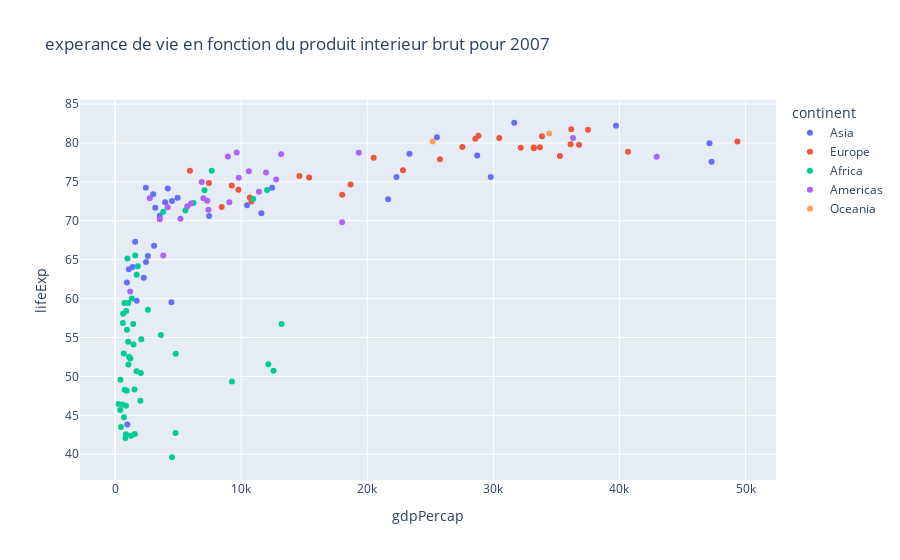

The notebook cell this image was saved under:
### Code cell
# colorier les points par une variable catégorielle
px.scatter(gapminder2007, x = "gdpPercap",y="lifeExp",color = 'continent', title = "experance de vie en fonction du produit interieur brut pour 2007")

### Figure 1 — Plotly figure (JSON) as saved in the notebook; plotly's stock layout.template omitted (floating-point values rounded to 4 significant figures)
{"data": [{"hovertemplate": "continent=Asia<br>gdpPercap=%{x}<br>lifeExp=%{y}<extra></extra>", "legendgroup": "Asia", "marker": {"color": "#636efa", "symbol": "circle"}, "mode": "markers", "name": "Asia", "orientation": "v", "showlegend": true, "type": "scatter", "x": [974.6, 29800.0, 1391.0, 1714.0, 4959.0, 39720.0, 2452.0, 3541.0, 11610.0, 4471.0, 25520.0, 31660.0, 4519.0, 1593.0, 23350.0, 47310.0, 10460.0, 12450.0, 3096.0, 944, 1091.0, 22320.0, 2606.0, 3190.0, 21650.0, 47140.0, 3970.0, 4185.0, 28720.0, 7458.0, 2442.0, 3025.0, 2281.0], "xaxis": "x", "y": [43.83, 75.64, 64.06, 59.72, 72.96, 82.21, 64.7, 70.65, 70.96, 59.55, 80.75, 82.6, 72.53, 67.3, 78.62, 77.59, 71.99, 74.24, 66.8, 62.07, 63.78, 75.64, 65.48, 71.69, 72.78, 79.97, 72.4, 74.14, 78.4, 70.62, 74.25, 73.42, 62.7], "yaxis": "y"}, {"hovertemplate": "continent=Europe<br>gdpPercap=%{x}<br>lifeExp=%{y}<extra></extra>", "legendgroup": "Europe", "marker": {"color": "#EF553B", "symbol": "circle"}, "mode": "markers", "name": "Europe", "orientation": "v", "showlegend": true, "type": "scatter", "x": [5937.0, 36130.0, 33690.0, 7446.0, 10680.0, 14620.0, 22830.0, 35280.0, 33210.0, 30470.0, 32170.0, 27540.0, 18010.0, 36180.0, 40680.0, 28570.0, 9254.0, 36800.0, 49360.0, 15390.0, 20510.0, 10810.0, 9787.0, 18680.0, 25770.0, 28820.0, 33860.0, 37510.0, 8458.0, 33200.0], "xaxis": "x", "y": [76.42, 79.83, 79.44, 74.85, 73.0, 75.75, 76.49, 78.33, 79.31, 80.66, 79.41, 79.48, 73.34, 81.76, 78.89, 80.55, 74.54, 79.76, 80.2, 75.56, 78.1, 72.48, 74.0, 74.66, 77.93, 80.94, 80.88, 81.7, 71.78, 79.42], "yaxis": "y"}, {"hovertemplate": "continent=Africa<br>gdpPercap=%{x}<br>lifeExp=%{y}<extra></extra>", "legendgroup": "Africa", "marker": {"color": "#00cc96", "symbol": "circle"}, "mode": "markers", "name": "Africa", "orientation": "v", "showlegend": true, "type": "scatter", "x": [6223.0, 4797.0, 1441.0, 12570.0, 1217.0, 430.1, 2042.0, 706.0, 1704.0, 986.1, 277.6, 3633.0, 1545.0, 2082.0, 5581.0, 12150.0, 641.4, 690.8, 13210.0, 752.7, 1328.0, 942.7, 579.2, 1463.0, 1569.0, 414.5, 12060.0, 1045.0, 759.3, 1043.0, 1803.0, 10960.0, 3820.0, 823.7, 4811.0, 619.7, 2014.0, 7670.0, 863.1, 1598.0, 1712.0, 862.5, 926.1, 9270.0, 2602.0, 4513.0, 1107.0, 883.0, 7093.0, 1056.0, 1271.0, 469.7], "xaxis": "x", "y": [72.3, 42.73, 56.73, 50.73, 52.3, 49.58, 50.43, 44.74, 50.65, 65.15, 46.46, 55.32, 48.33, 54.79, 71.34, 51.58, 58.04, 52.95, 56.73, 59.45, 60.02, 56.01, 46.39, 54.11, 42.59, 45.68, 73.95, 59.44, 48.3, 54.47, 64.16, 72.8, 71.16, 42.08, 52.91, 56.87, 46.86, 76.44, 46.24, 65.53, 63.06, 42.57, 48.16, 49.34, 58.56, 39.61, 52.52, 58.42, 73.92, 51.54, 42.38, 43.49], "yaxis": "y"}, {"hovertemplate": "continent=Americas<br>gdpPercap=%{x}<br>lifeExp=%{y}<extra></extra>", "legendgroup": "Americas", "marker": {"color": "#ab63fa", "symbol": "circle"}, "mode": "markers", "name": "Americas", "orientation": "v", "showlegend": true, "type": "scatter", "x": [12780.0, 3822.0, 9066.0, 36320.0, 13170.0, 7007.0, 9645.0, 8948.0, 6025.0, 6873.0, 5728.0, 5186.0, 1202.0, 3548.0, 7321.0, 11980.0, 2749.0, 9809.0, 4173.0, 7409.0, 19330.0, 18010.0, 42950.0, 10610.0, 11420.0], "xaxis": "x", "y": [75.32, 65.55, 72.39, 80.65, 78.55, 72.89, 78.78, 78.27, 72.23, 74.99, 71.88, 70.26, 60.92, 70.2, 72.57, 76.19, 72.9, 75.54, 71.75, 71.42, 78.75, 69.82, 78.24, 76.38, 73.75], "yaxis": "y"}, {"hovertemplate": "continent=Oceania<br>gdpPercap=%{x}<br>lifeExp=%{y}<extra></extra>", "legendgroup": "Oceania", "marker": {"color": "#FFA15A", "symbol": "circle"}, "mode": "markers", "name": "Oceania", "orientation": "v", "showlegend": true, "type": "scatter", "x": [34440.0, 25190.0], "xaxis": "x", "y": [81.23, 80.2], "yaxis": "y"}], "layout": {"autosize": true, "legend": {"title": {"text": "continent"}, "tracegroupgap": 0}, "title": {"text": "experance de vie en fonction du produit interieur brut pour 2007"}, "xaxis": {"anchor": "y", "autorange": true, "domain": [0, 1], "range": [-2745.0, 52380.0], "title": {"text": "gdpPercap"}, "type": "linear"}, "yaxis": {"anchor": "x", "autorange": true, "domain": [0, 1], "range": [36.07, 86.15], "title": {"text": "lifeExp"}, "type": "linear"}}}
